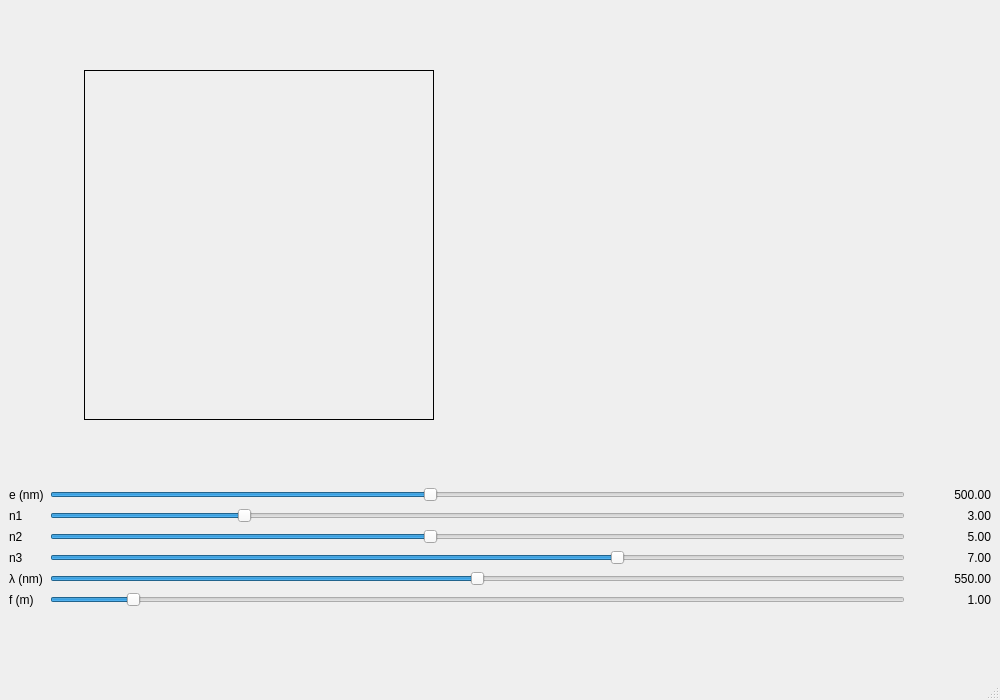
<?xml version="1.0" encoding="UTF-8"?>
<ui version="4.0">
 <class>MainWindow</class>
 <widget class="QMainWindow" name="MainWindow">
  <property name="geometry">
   <rect>
    <x>0</x>
    <y>0</y>
    <width>1000</width>
    <height>700</height>
   </rect>
  </property>
  <property name="windowTitle">
   <string>Thin Film Interference</string>
  </property>
  <widget class="QWidget" name="centralwidget">
   <layout class="QVBoxLayout" name="verticalLayout">
    <item>
     <layout class="QHBoxLayout" name="visualLayout">
      <item>
       <widget class="QLabel" name="ringLabel">
        <property name="sizePolicy">
         <sizepolicy hsizetype="Fixed" vsizetype="Fixed">
          <horstretch>0</horstretch>
          <verstretch>0</verstretch>
         </sizepolicy>
        </property>
        <property name="minimumSize">
         <size>
          <width>350</width>
          <height>350</height>
         </size>
        </property>
        <property name="maximumSize">
         <size>
          <width>350</width>
          <height>350</height>
         </size>
        </property>
        <property name="frameShape">
         <enum>QFrame::Box</enum>
        </property>
        <property name="alignment">
         <set>Qt::AlignCenter</set>
        </property>
        <property name="text">
         <string/>
        </property>
       </widget>
      </item>
      <item>
       <widget class="QCustomPlot" name="customplot" native="true">
        <property name="sizePolicy">
         <sizepolicy hsizetype="Fixed" vsizetype="Fixed">
          <horstretch>0</horstretch>
          <verstretch>0</verstretch>
         </sizepolicy>
        </property>
        <property name="minimumSize">
         <size>
          <width>400</width>
          <height>350</height>
         </size>
        </property>
        <property name="maximumSize">
         <size>
          <width>400</width>
          <height>350</height>
         </size>
        </property>
        </widget>
      </item>
     </layout>
    </item>
    <item>
     <layout class="QGridLayout" name="sliderLayout">
      <item row="0" column="0">
       <widget class="QLabel" name="labelE">
        <property name="text">
         <string>e (nm)</string>
        </property>
       </widget>
      </item>
      <item row="0" column="1">
       <widget class="QSlider" name="sliderE">
        <property name="orientation">
         <enum>Qt::Horizontal</enum>
        </property>
        <property name="minimum">
         <number>100</number>
        </property>
        <property name="maximum">
         <number>1000</number>
        </property>
        <property name="value">
         <number>500</number>
        </property>
        <property name="pageStep">
         <number>10</number>
        </property>
       </widget>
      </item>
      <item row="0" column="2">
       <widget class="QLabel" name="labelEValue">
        <property name="minimumSize">
         <size>
          <width>80</width>
          <height>0</height>
         </size>
        </property>
        <property name="alignment">
         <set>Qt::AlignRight|Qt::AlignVCenter</set>
        </property>
        <property name="text">
         <string>500.00</string>
        </property>
       </widget>
      </item>
      <item row="1" column="0">
       <widget class="QLabel" name="labelN1">
        <property name="text">
         <string>n1</string>
        </property>
       </widget>
      </item>
      <item row="1" column="1">
       <widget class="QSlider" name="sliderN1">
        <property name="orientation">
         <enum>Qt::Horizontal</enum>
        </property>
        <property name="minimum">
         <number>100</number>
        </property>
        <property name="maximum">
         <number>1000</number>
        </property>
        <property name="value">
         <number>300</number>
        </property>
        <property name="pageStep">
         <number>10</number>
        </property>
       </widget>
      </item>
      <item row="1" column="2">
       <widget class="QLabel" name="labelN1Value">
        <property name="minimumSize">
         <size>
          <width>80</width>
          <height>0</height>
         </size>
        </property>
        <property name="alignment">
         <set>Qt::AlignRight|Qt::AlignVCenter</set>
        </property>
        <property name="text">
         <string>3.00</string>
        </property>
       </widget>
      </item>
      <item row="2" column="0">
       <widget class="QLabel" name="labelN2">
        <property name="text">
         <string>n2</string>
        </property>
       </widget>
      </item>
      <item row="2" column="1">
       <widget class="QSlider" name="sliderN2">
        <property name="orientation">
         <enum>Qt::Horizontal</enum>
        </property>
        <property name="minimum">
         <number>100</number>
        </property>
        <property name="maximum">
         <number>1000</number>
        </property>
        <property name="value">
         <number>500</number>
        </property>
        <property name="pageStep">
         <number>10</number>
        </property>
       </widget>
      </item>
      <item row="2" column="2">
       <widget class="QLabel" name="labelN2Value">
        <property name="minimumSize">
         <size>
          <width>80</width>
          <height>0</height>
         </size>
        </property>
        <property name="alignment">
         <set>Qt::AlignRight|Qt::AlignVCenter</set>
        </property>
        <property name="text">
         <string>5.00</string>
        </property>
       </widget>
      </item>
      <item row="3" column="0">
       <widget class="QLabel" name="labelN3">
        <property name="text">
         <string>n3</string>
        </property>
       </widget>
      </item>
      <item row="3" column="1">
       <widget class="QSlider" name="sliderN3">
        <property name="orientation">
         <enum>Qt::Horizontal</enum>
        </property>
        <property name="minimum">
         <number>100</number>
        </property>
        <property name="maximum">
         <number>1000</number>
        </property>
        <property name="value">
         <number>700</number>
        </property>
        <property name="pageStep">
         <number>10</number>
        </property>
       </widget>
      </item>
      <item row="3" column="2">
       <widget class="QLabel" name="labelN3Value">
        <property name="minimumSize">
         <size>
          <width>80</width>
          <height>0</height>
         </size>
        </property>
        <property name="alignment">
         <set>Qt::AlignRight|Qt::AlignVCenter</set>
        </property>
        <property name="text">
         <string>7.00</string>
        </property>
       </widget>
      </item>
      <item row="4" column="0">
       <widget class="QLabel" name="labelLambda">
        <property name="text">
         <string>λ (nm)</string>
        </property>
       </widget>
      </item>
      <item row="4" column="1">
       <widget class="QSlider" name="sliderLambda">
        <property name="orientation">
         <enum>Qt::Horizontal</enum>
        </property>
        <property name="minimum">
         <number>100</number>
        </property>
        <property name="maximum">
         <number>1000</number>
        </property>
        <property name="value">
         <number>550</number>
        </property>
        <property name="pageStep">
         <number>10</number>
        </property>
       </widget>
      </item>
      <item row="4" column="2">
       <widget class="QLabel" name="labelLambdaValue">
        <property name="minimumSize">
         <size>
          <width>80</width>
          <height>0</height>
         </size>
        </property>
        <property name="alignment">
         <set>Qt::AlignRight|Qt::AlignVCenter</set>
        </property>
        <property name="text">
         <string>550.00</string>
        </property>
       </widget>
      </item>
      <item row="5" column="0">
       <widget class="QLabel" name="labelF">
        <property name="text">
         <string>f (m)</string>
        </property>
       </widget>
      </item>
      <item row="5" column="1">
       <widget class="QSlider" name="sliderF">
        <property name="orientation">
         <enum>Qt::Horizontal</enum>
        </property>
        <property name="minimum">
         <number>10</number>
        </property>
        <property name="maximum">
         <number>1000</number>
        </property>
        <property name="value">
         <number>100</number>
        </property>
        <property name="pageStep">
         <number>10</number>
        </property>
       </widget>
      </item>
      <item row="5" column="2">
       <widget class="QLabel" name="labelFValue">
        <property name="minimumSize">
         <size>
          <width>80</width>
          <height>0</height>
         </size>
        </property>
        <property name="alignment">
         <set>Qt::AlignRight|Qt::AlignVCenter</set>
        </property>
        <property name="text">
         <string>1.00</string>
        </property>
       </widget>
      </item>
     </layout>
    </item>
   </layout>
  </widget>
  <widget class="QMenuBar" name="menubar">
   <property name="geometry">
    <rect>
     <x>0</x>
     <y>0</y>
     <width>1000</width>
     <height>22</height>
    </rect>
   </property>
  </widget>
  <widget class="QStatusBar" name="statusbar"/>
 </widget>
 <customwidgets>
  <customwidget>
   <class>QCustomPlot</class>
   <extends>QWidget</extends>
   <header>qcustomplot.h</header>
   <container>1</container>
  </customwidget>
 </customwidgets>
 <resources/>
 <connections/>
</ui>
